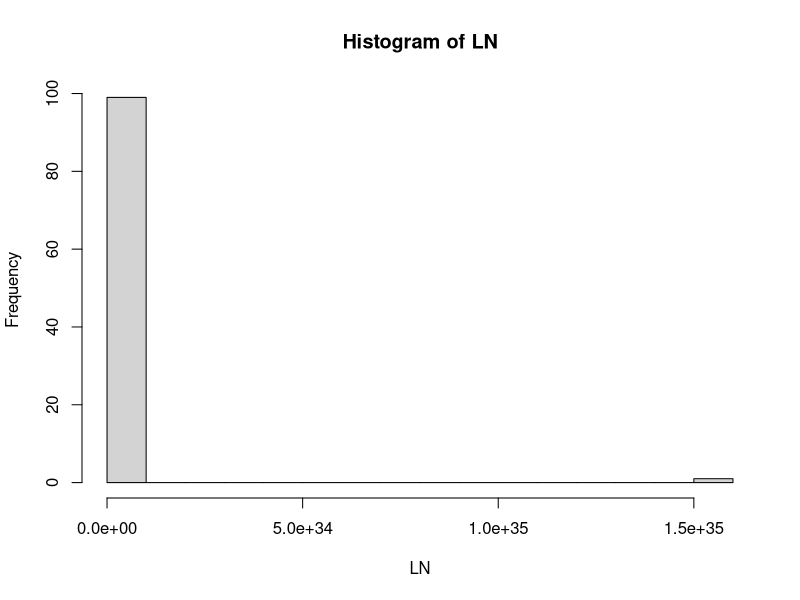
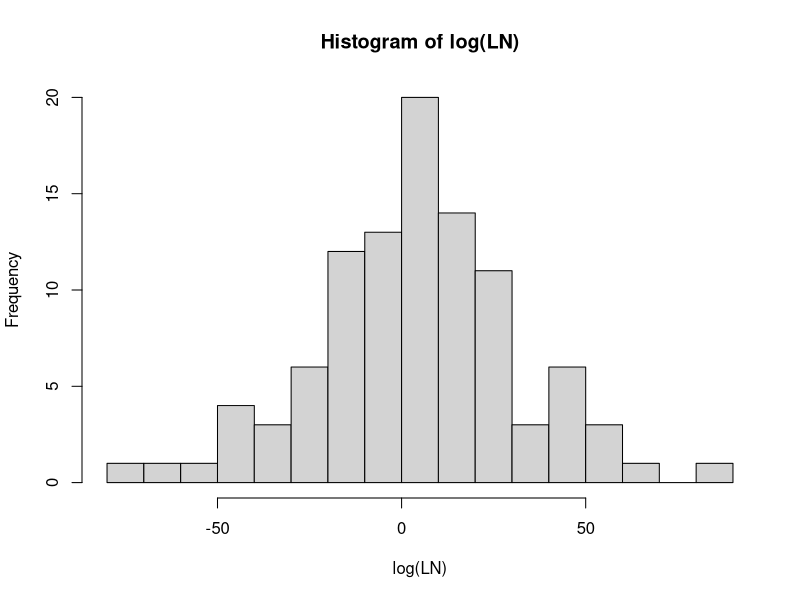

Recreate these plots in R, in order.
## ---- chunk 1
knitr::opts_chunk$set(echo = TRUE)
## ---- chunk 2
set.seed(2020)
LN <- rlnorm(100, meanlog = 1, sdlog = 25)
## ---- chunk 3
hist(LN, breaks = 20)
mean_normal <- round(mean(LN),3)
sd_normal <- round(sd(LN),3)
## ---- chunk 4
hist(log(LN), breaks = 20)
mean_log <- round(mean(log(LN)),3)
sd_log <- round(sd(log(LN)),3)
